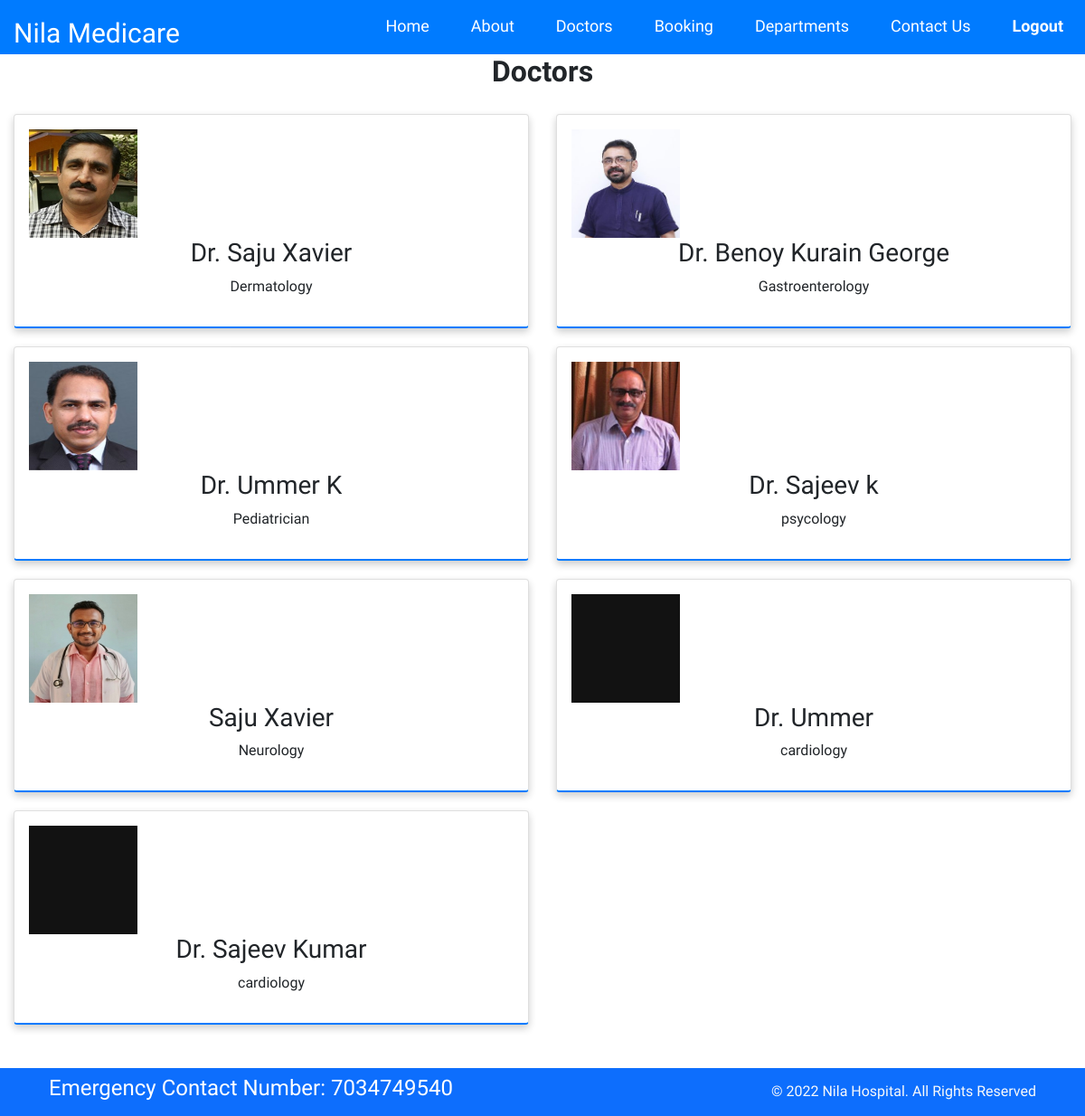
Screenshot of /doctors/ (signed in) with the database file from the repository.
### home/models.py (models this page shows, shortened)
class Doctor(models.Model):
    Doc_name=models.CharField(max_length=150)
    Doc_spec=models.CharField(max_length=255)
    dep_name=models.ForeignKey(Department,on_delete=models.CASCADE)
    Doc_image=models.ImageField (upload_to='doctors')

class Department(models.Model):
    dep_name=models.CharField(max_length=70,default="")
    dep_discription=models.TextField()
    def __str__(self):
        return self.dep_name

### home/views.py (the view)
# urls.py: path('doctors/',views.doctors, name='doctors'),
@login_required(login_url='login')
def doctors(request):
    dict_doctors = {
        'doctors': Doctor.objects.all()
    }
    return render(request, 'doctors.html', dict_doctors)

### templates/doctors.html (shortened to what this page needs)
{% extends 'base.html' %}
{% block content %}
<div class="doctors">
<h2 class="text-center fw-bold">Doctors</h2>
</div>
<div class="row">
  {% for doctors in doctors %}
  <div class="column">
    <div class="card">
      <img src="{{doctors.Doc_image.url}}" style="height:120px;width:120px;"/>
      <h3>{{doctors.Doc_name}}</h3>
      <p>{{doctors.dep_name}}</p>
    </div>
  </div>
  {% endfor %}
</div>
{% endblock %}

### templates/base.html (shortened to what this page needs)
{%load static %}
<!DOCTYPE html>
<html>
  <head>
    <link
      rel="stylesheet"
      href=" https://cdn.jsdelivr.net/npm/bootstrap@5.1.3/dist/css/bootstrap.min.css "
    />
    <link
      rel="stylesheet"
      href="https://maxcdn.bootstrapcdn.com/bootstrap/4.0.0/css/bootstrap.min.css"
    />
    <link rel="stylesheet" href="https://stackpath.bootstrapcdn.com/bootstrap/5.1.3/css/bootstrap.min.css"/>
<link rel="stylesheet" href="https://cdnjs.cloudflare.com/ajax/libs/font-awesome/4.7.0/css/font-awesome.min.css">
    <link
      rel="stylesheet"
      href="https://use.fontawesome.com/releases/v5.2.0/css/all.css"
    />
  </head>
  <body>
    <nav class="navbar">
      <div class="logo">Nila Medicare</div>
      <ul class="nav-links">
        <div class="menu">
          <li><a href="{% url 'home' %}">Home</a></li>
          <li><a href="{% url 'about' %}">About</a></li>
          <li class="services">
          <a href="{% url 'doctors' %}">Doctors</a>
          </li>
          <li><a href="{% url 'booking' %}">Booking</a></li>
          <li><a href="{% url 'department' %}">Departments</a></li>
          <li><a href="{% url 'contact' %}">Contact Us</a></li>
          <b><li><a href="{% url 'logout' %}">Logout</a></li></b>
        </div>
      </ul>
    </nav>
    <div>{% block content%}{% endblock %}</div>
    <section class="">
      <footer class="pt-2 pb-2 bg-primary text-light mt-5">
        <div class="container">
          <div class="row align-items-center">
            <div class="col-12 col-md-8">
              <h4 class="text-white">Emergency Contact Number: 7034749540</h4>
            </div>
            <div class="col-12 col-md-4 mt-4 mt-md-0 text-center text-md-end">
              © 2022 Nila Hospital. All Rights Reserved
            </div>
          </div>
        </div>
      </footer>
    </section>
  </body>
</html>

### templates/base.html (style rules this page uses)
* { margin: 0; padding: 0; box-sizing: border-box; }
body { font-family: 'Aleo', serif; }
a { text-decoration: none; }
li { list-style: none; }
.navbar { display: flex; align-items: center; justify-content: space-between; padding: 10px; background-color: #007BFF; color: #fff; height: 60px; }
.nav-links a { color: #fff; text-decoration: none; }
.logo { font-size: 30px; margin-left: 5px; }
.menu { display: flex; gap: 1em; font-size: 18px; }
.menu li { padding: 5px 14px; }
.services { position: relative; }

### templates/doctors.html (style rules this page uses)
* { box-sizing: border-box; }
body { font-family: 'Aleo', serif; }
.column { float: left; width: 50%; padding: 0 15px; margin-top:20px; }
.row { margin: 0 0px; }
.row:after { content: ""; display: table; clear: both; }
.card { box-shadow: 0 4px 8px 0 rgba(0, 0, 0, 0.2); padding: 16px; text-align: center; background-color: #ffffff; border-bottom: 2px solid #007BFF; }
.card h3 { text-align: center; }

### rows the page displays
Doctor: Doc_image (picture), Doc_name "Dr. Saju Xavier", dep_name "Dermatology"
Doctor: Doc_image (picture), Doc_name "Dr. Benoy Kurain George", dep_name "Gastroenterology"
Doctor: Doc_image (picture), Doc_name "Dr. Ummer K", dep_name "Pediatrician"
Doctor: Doc_image (picture), Doc_name "Dr. Sajeev k", dep_name "psycology"
Doctor: Doc_image (picture), Doc_name "Saju Xavier", dep_name "Neurology"
Doctor: Doc_image (picture), Doc_name "Dr. Ummer", dep_name "cardiology"
Doctor: Doc_image (picture), Doc_name "Dr. Sajeev Kumar", dep_name "cardiology"
